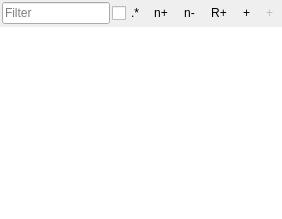
          <widget class="QWidget" name="tabSrcFiles">
           <property name="autoFillBackground">
            <bool>true</bool>
           </property>
           <attribute name="title">
            <string>VRT Sources</string>
           </attribute>
           <layout class="QVBoxLayout" name="verticalLayout_4">
            <property name="spacing">
             <number>1</number>
            </property>
            <property name="leftMargin">
             <number>0</number>
            </property>
            <property name="topMargin">
             <number>0</number>
            </property>
            <property name="rightMargin">
             <number>0</number>
            </property>
            <property name="bottomMargin">
             <number>0</number>
            </property>
            <item>
             <layout class="QHBoxLayout" name="btnBarSrcFiles">
              <property name="spacing">
               <number>2</number>
              </property>
              <property name="leftMargin">
               <number>2</number>
              </property>
              <property name="topMargin">
               <number>2</number>
              </property>
              <property name="rightMargin">
               <number>2</number>
              </property>
              <property name="bottomMargin">
               <number>2</number>
              </property>
              <item>
               <widget class="QLineEdit" name="tbSourceFileFilter">
                <property name="placeholderText">
                 <string>Filter</string>
                </property>
               </widget>
              </item>
              <item>
               <widget class="QCheckBox" name="cbSourceFileFilterRegex">
                <property name="toolTip">
                 <string>Check this to filter by regular expression instead of wildcards.</string>
                </property>
                <property name="text">
                 <string>.*</string>
                </property>
               </widget>
              </item>
              <item>
               <widget class="QToolButton" name="btnExpandAllSrc">
                <property name="toolTip">
                 <string>Expand nodes</string>
                </property>
                <property name="text">
                 <string>n+</string>
                </property>
                <property name="icon">
                 <iconset resource="../../../QGIS/images/images.qrc">
                  <normaloff>:/images/themes/default/mActionExpandTree.svg</normaloff>:/images/themes/default/mActionExpandTree.svg</iconset>
                </property>
                <property name="autoRaise">
                 <bool>true</bool>
                </property>
               </widget>
              </item>
              <item>
               <widget class="QToolButton" name="btnCollapseAllSrc">
                <property name="toolTip">
                 <string>Collapse nodes</string>
                </property>
                <property name="text">
                 <string>n-</string>
                </property>
                <property name="icon">
                 <iconset resource="../../../QGIS/images/images.qrc">
                  <normaloff>:/images/themes/default/mActionCollapseTree.svg</normaloff>:/images/themes/default/mActionCollapseTree.svg</iconset>
                </property>
                <property name="autoRaise">
                 <bool>true</bool>
                </property>
               </widget>
              </item>
              <item>
               <widget class="QToolButton" name="btnAddFromRegistry">
                <property name="toolTip">
                 <string>Loads all raster sources known to QGIS</string>
                </property>
                <property name="text">
                 <string>R+</string>
                </property>
                <property name="icon">
                 <iconset resource="vrtbuilderresources.qrc">
                  <normaloff>:/vrtbuilder/mActionImportFromRegistry.svg</normaloff>:/vrtbuilder/mActionImportFromRegistry.svg</iconset>
                </property>
                <property name="autoRaise">
                 <bool>true</bool>
                </property>
               </widget>
              </item>
              <item>
               <widget class="QToolButton" name="btnAddSrcFiles">
                <property name="toolTip">
                 <string>Loads new source file</string>
                </property>
                <property name="text">
                 <string>+</string>
                </property>
                <property name="icon">
                 <iconset resource="vrtbuilderresources.qrc">
                  <normaloff>:/vrtbuilder/mActionAddRasterLayer.svg</normaloff>:/vrtbuilder/mActionAddRasterLayer.svg</iconset>
                </property>
                <property name="autoRaise">
                 <bool>true</bool>
                </property>
               </widget>
              </item>
              <item>
               <widget class="QToolButton" name="btnRemoveSrcFiles">
                <property name="enabled">
                 <bool>false</bool>
                </property>
                <property name="toolTip">
                 <string>Removes a selected source file</string>
                </property>
                <property name="text">
                 <string>+</string>
                </property>
                <property name="icon">
                 <iconset resource="vrtbuilderresources.qrc">
                  <normaloff>:/vrtbuilder/mActionRemoveRasterLayer.svg</normaloff>:/vrtbuilder/mActionRemoveRasterLayer.svg</iconset>
                </property>
                <property name="autoRaise">
                 <bool>true</bool>
                </property>
               </widget>
              </item>
             </layout>
            </item>
            <item>
             <widget class="SourceRasterTreeView" name="treeViewSourceFiles">
              <property name="acceptDrops">
               <bool>true</bool>
              </property>
              <property name="styleSheet">
               <string notr="true">QTreeView::item:selected {
    background-color: yellow;
	color:black;
}</string>
              </property>
              <property name="frameShape">
               <enum>QFrame::NoFrame</enum>
              </property>
              <property name="dragEnabled">
               <bool>true</bool>
              </property>
              <property name="dragDropMode">
               <enum>QAbstractItemView::DragDrop</enum>
              </property>
              <property name="defaultDropAction">
               <enum>Qt::CopyAction</enum>
              </property>
              <property name="alternatingRowColors">
               <bool>true</bool>
              </property>
              <property name="selectionMode">
               <enum>QAbstractItemView::ExtendedSelection</enum>
              </property>
              <attribute name="headerCascadingSectionResizes">
               <bool>true</bool>
              </attribute>
              <attribute name="headerShowSortIndicator" stdset="0">
               <bool>true</bool>
              </attribute>
             </widget>
            </item>
           </layout>
          </widget>
